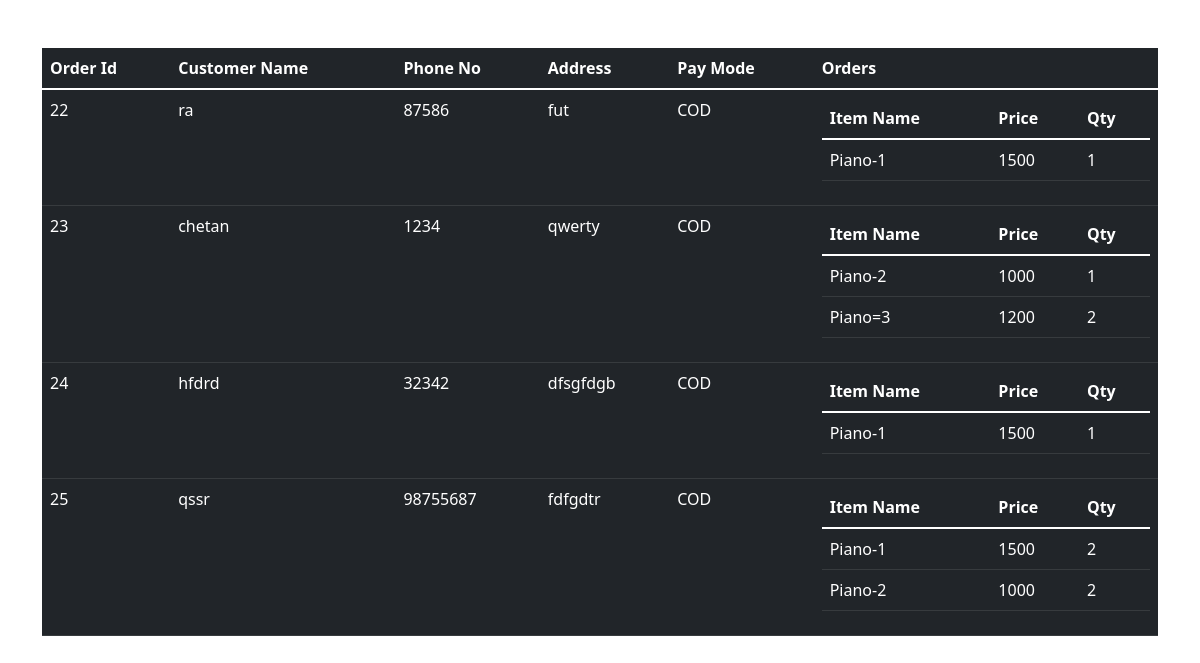
The page /admin/adminpanel.php on the database its author committed.
### tables this page shows
CREATE TABLE `order_manager` (
  `order_id` int(100) NOT NULL,
  `fullname` text NOT NULL,
  `phone` bigint(100) NOT NULL,
  `address` varchar(100) NOT NULL,
  `paymode` varchar(100) NOT NULL
);

CREATE TABLE `user_orders` (
  `order_id` int(100) NOT NULL,
  `itemname` varchar(100) NOT NULL,
  `price` int(100) NOT NULL,
  `qty` int(100) NOT NULL
);

### admin/adminpanel.php (the view, shortened to what this page needs)
<?php
    include('../database/connection.php');
?>
<!DOCTYPE html>
<html lang="en">
<head>
    <link rel="stylesheet" href="https://cdn.jsdelivr.net/npm/bootstrap-icons@1.8.1/font/bootstrap-icons.css">
    <link href="https://cdn.jsdelivr.net/npm/bootstrap@5.1.3/dist/css/bootstrap.min.css" rel="stylesheet">
</head>
<body>
    <div class="container mt-5">
        <div class="row">
            <div class="col-lg-12">
                <table class="table table-dark">
                    <thead>
                        <tr>
                            <th scope="col">Order Id</th>
                            <th scope="col">Customer Name</th>
                            <th scope="col">Phone No</th>
                            <th scope="col">Address</th>
                            <th scope="col">Pay Mode</th>
                            <th scope="col">Orders</th>
                        </tr>
                    </thead>
                    <tbody>
                        <?php
                            $query = "SELECT * FROM order_manager";
                            $user_result = $conn->query($query);
                            while($user_fetch = mysqli_fetch_assoc($user_result)){
                                echo "
                                <tr>
                                <td>$user_fetch[order_id]</td>
                                <td>$user_fetch[fullname]</td>
                                <td>$user_fetch[phone]</td>
                                <td>$user_fetch[address]</td>
                                <td>$user_fetch[paymode]</td>
                                <td>
                                    <table class='table table-dark'>
                                        <thead>
                                            <tr>
                                                <th scope='col'>Item Name</th>
                                                <th scope='col'>Price</th>
                                                <th scope='col'>Qty</th>
                                            </tr>
                                        </thead>
                                        <tbody>
                                    ";
                                    $order_query = "SELECT * FROM user_orders WHERE order_id = '$user_fetch[order_id]'";
                                    $order_result = $conn->query($order_query);
                                    while($order_fetch = mysqli_fetch_assoc($order_result)){
                                        echo "
                                            <tr>
                                                <td>$order_fetch[itemname]</td>
                                                <td>$order_fetch[price]</td>
                                                <td>$order_fetch[qty]</td>
                                            </tr>
                                        ";
                                    }
                                echo "
                                        </tbody>
                                        </table>
                                        </td>
                                    </tr>
                                ";
                            }
                        ?>
                    </tbody>
                </table>
            </div>
        </div>
    </div>
</body>
</html>

### rows shown on the page
order_manager: order_id "22", fullname "ra", phone "87586", address "fut", paymode "COD"
user_orders: itemname "Piano-1", price "1500", qty "1"
order_manager: order_id "23", fullname "chetan", phone "1234", address "qwerty", paymode "COD"
user_orders: itemname "Piano-2", price "1000", qty "1"
user_orders: itemname "Piano=3", price "1200", qty "2"
order_manager: order_id "24", fullname "hfdrd", phone "32342", address "dfsgfdgb", paymode "COD"
user_orders: itemname "Piano-1", price "1500", qty "1"
order_manager: order_id "25", fullname "qssr", phone "98755687", address "fdfgdtr", paymode "COD"
user_orders: itemname "Piano-1", price "1500", qty "2"
user_orders: itemname "Piano-2", price "1000", qty "2"
